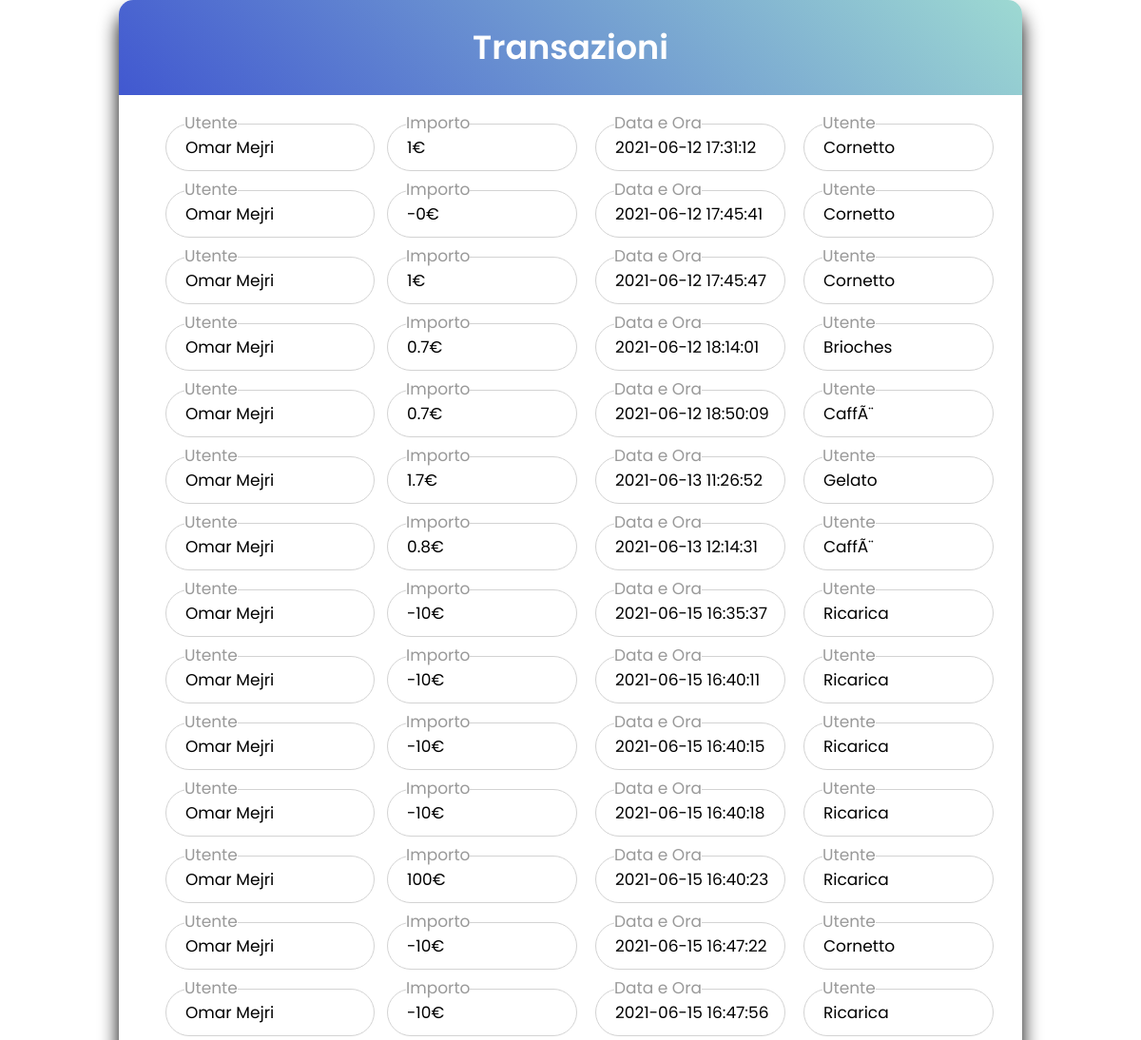
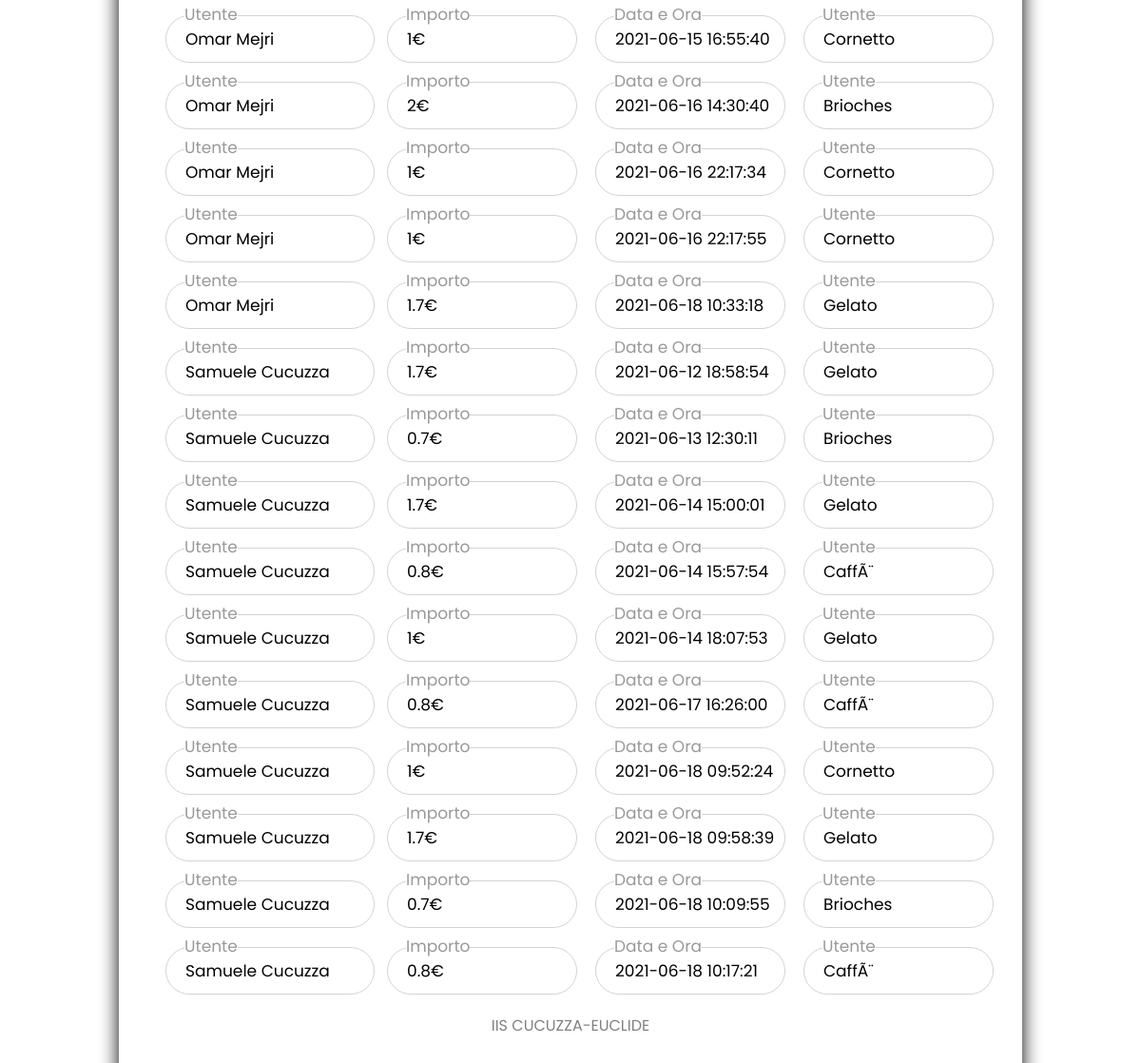
The app's page /ELECTRONIC_BAR/PHP_FILES/visualizza_transazioni_full.php (signed in) with its own data (2 pictures, top to bottom).
### tables this page shows
CREATE TABLE `borsellino_transazione` (
  `tipologia` int(1) NOT NULL,
  `data_ora` timestamp NULL DEFAULT CURRENT_TIMESTAMP ON UPDATE CURRENT_TIMESTAMP,
  `importo` decimal(11,2) NOT NULL,
  `utente` int(11) NOT NULL,
  `operatore` int(11) NOT NULL,
  `prod` int(11) DEFAULT NULL,
  `id_transazione` int(11) NOT NULL
);

CREATE TABLE `borsellino_prodotto` (
  `prodotto` varchar(255) NOT NULL,
  `prezzo` decimal(11,2) NOT NULL,
  `disponibile` int(1) NOT NULL,
  `id_prodotto` int(11) NOT NULL
);

CREATE TABLE `borsellino_utenti` (
  `nome` varchar(255) NOT NULL,
  `cognome` varchar(255) NOT NULL,
  `data_nascita` date NOT NULL,
  `telefono` varchar(255) NOT NULL,
  `email` varchar(255) NOT NULL,
  `livello` int(11) NOT NULL,
  `classe` varchar(255) DEFAULT NULL,
  `foto` varchar(255) NOT NULL,
  `password` varchar(255) NOT NULL,
  `id_utente` int(11) NOT NULL
);

### ELECTRONIC_BAR/PHP_FILES/visualizza_transazioni_full.php (the view, shortened to what this page needs)
<?php
require ("connessione.php");
$link = mysqli_connect($host, $user, $pass, $db);
$query = "SELECT borsellino_transazione.tipologia, borsellino_transazione.data_ora, borsellino_transazione.importo, borsellino_utenti.nome, borsellino_utenti.cognome, borsellino_prodotto.prodotto FROM borsellino_transazione
INNER JOIN borsellino_utenti ON borsellino_utenti.id_utente = borsellino_transazione.utente
INNER JOIN borsellino_prodotto ON borsellino_prodotto.id_prodotto = borsellino_transazione.prod WHERE borsellino_transazione.tipologia = 1";
$result = mysqli_query($link, $query);
if (mysqli_num_rows($result)!=0)
{
 echo" <html lang='en' dir='ltr'>
  <head>
    <meta charset='utf-8'>
    <link rel='stylesheet' href='styles.css'>
        <div class='wrapper' style='width: 950px'>
    <title> BAR - Transazioni  </title>
  </head>
  <body>
  <div class='title'> Transazioni </div>
    <form>";
     while($row = mysqli_fetch_assoc($result))
  {
              echo "
            <div class='field' style='width: 200px; float: right; margin-left: 19px;'>
        <input type='text' value='" .$row["prodotto"]."' readonly>
          <a><label style='transform: translateY(-150%); background-color : white' >Utente</label></a>
        </div>
              <div class='field' style='width: 200px; float: right; margin-left: 19px;'>
        <input type='text' value='" .$row["data_ora"]."' readonly>
        <a><label style='transform: translateY(-150%); background-color : white' >Data e Ora</label></a>
        </div>
        <div class='field' style='width: 200px; float: right'>
        <input type='text' value='".($row["importo"]*-1)."\xE2\x82\xAc' readonly style='border-color :'>
        <a><label style='transform: translateY(-150%); background-color : white' >Importo</label></a>
        </div>
        <div class='field' style='width: 220px; margin-left: 19px;'>
        <input type='text' value='" .$row["nome"]." ".$row["cognome"]."' readonly>
          <a><label style='transform: translateY(-150%); background-color : white' >Utente</label></a>
        </div>
";
  }
  echo"
<div class='signup-link'>
<a href='https://www.iiscucuzzaeuclide.edu.it/'> <p style='color:grey'> IIS CUCUZZA-EUCLIDE </p> </a>
</div>
<div>
</form>
</body>
</html>";
}
?>

### ELECTRONIC_BAR/PHP_FILES/styles.css (style rules this page uses)
* { margin: 0; padding: 0; box-sizing: border-box; font-family: 'Poppins', sans-serif; }
html,body { display: grid; height: 100%; width: 100%; place-items: center; background: #fff; }
.wrapper { width: 380px; background: #ffff; border-radius: 15px; box-shadow: 0px 15px 20px rgba(2,1,1,1.1); }
.wrapper .title { font-size: 35px; font-weight: 600; text-align: center; line-height: 100px; color: #ffff; user-select: none; border-radius: 15px 15px 0 0; background: linear-gradient(-135deg, #9DD9D2, #4158d0); }
.wrapper form { padding: 10px 30px 50px 30px; }
.wrapper form .field { height: 50px; width: 100%; margin-top: 20px; position: relative; }
.wrapper form .field input { height: 100%; width: 100%; outline: none; font-size: 17px; padding-left: 20px; border: 1px solid lightgrey; border-radius: 25px; transition: all 0.3s ease; }
.wrapper form .field label { position: absolute; top: 50%; left: 20px; color: #999999; font-weight: 400; font-size: 17px; pointer-events: none; transform: translateY(-50%); }
form .signup-link { color: #262626; margin-top: 20px; text-align: center; }
form .pass-link a, form .signup-link a { color: #4158d0; text-decoration: none; }

### records on screen
borsellino_transazione: prodotto "Cornetto", data_ora "2021-06-12 17:31:12", importo "1€", cognome "Omar Mejri"
borsellino_transazione: prodotto "Cornetto", data_ora "2021-06-12 17:45:41", importo "-0€", cognome "Omar Mejri"
borsellino_transazione: prodotto "Cornetto", data_ora "2021-06-12 17:45:47", importo "1€", cognome "Omar Mejri"
borsellino_transazione: prodotto "Brioches", data_ora "2021-06-12 18:14:01", importo "0.7€", cognome "Omar Mejri"
borsellino_transazione: prodotto "CaffÃ¨", data_ora "2021-06-12 18:50:09", importo "0.7€", cognome "Omar Mejri"
borsellino_transazione: prodotto "Gelato", data_ora "2021-06-13 11:26:52", importo "1.7€", cognome "Omar Mejri"
borsellino_transazione: prodotto "CaffÃ¨", data_ora "2021-06-13 12:14:31", importo "0.8€", cognome "Omar Mejri"
borsellino_transazione: prodotto "Ricarica", data_ora "2021-06-15 16:35:37", importo "-10€", cognome "Omar Mejri"
borsellino_transazione: prodotto "Ricarica", data_ora "2021-06-15 16:40:11", importo "-10€", cognome "Omar Mejri"
borsellino_transazione: prodotto "Ricarica", data_ora "2021-06-15 16:40:15", importo "-10€", cognome "Omar Mejri"
borsellino_transazione: prodotto "Ricarica", data_ora "2021-06-15 16:40:18", importo "-10€", cognome "Omar Mejri"
borsellino_transazione: prodotto "Ricarica", data_ora "2021-06-15 16:40:23", importo "100€", cognome "Omar Mejri"
borsellino_transazione: prodotto "Cornetto", data_ora "2021-06-15 16:47:22", importo "-10€", cognome "Omar Mejri"
borsellino_transazione: prodotto "Ricarica", data_ora "2021-06-15 16:47:56", importo "-10€", cognome "Omar Mejri"
borsellino_transazione: prodotto "Cornetto", data_ora "2021-06-15 16:55:40", importo "1€", cognome "Omar Mejri"
borsellino_transazione: prodotto "Brioches", data_ora "2021-06-16 14:30:40", importo "2€", cognome "Omar Mejri"
borsellino_transazione: prodotto "Cornetto", data_ora "2021-06-16 22:17:34", importo "1€", cognome "Omar Mejri"
borsellino_transazione: prodotto "Cornetto", data_ora "2021-06-16 22:17:55", importo "1€", cognome "Omar Mejri"
borsellino_transazione: prodotto "Gelato", data_ora "2021-06-18 10:33:18", importo "1.7€", cognome "Omar Mejri"
borsellino_transazione: prodotto "Gelato", data_ora "2021-06-12 18:58:54", importo "1.7€", cognome "Samuele Cucuzza"
borsellino_transazione: prodotto "Brioches", data_ora "2021-06-13 12:30:11", importo "0.7€", cognome "Samuele Cucuzza"
borsellino_transazione: prodotto "Gelato", data_ora "2021-06-14 15:00:01", importo "1.7€", cognome "Samuele Cucuzza"
borsellino_transazione: prodotto "CaffÃ¨", data_ora "2021-06-14 15:57:54", importo "0.8€", cognome "Samuele Cucuzza"
borsellino_transazione: prodotto "Gelato", data_ora "2021-06-14 18:07:53", importo "1€", cognome "Samuele Cucuzza"
borsellino_transazione: prodotto "CaffÃ¨", data_ora "2021-06-17 16:26:00", importo "0.8€", cognome "Samuele Cucuzza"
borsellino_transazione: prodotto "Cornetto", data_ora "2021-06-18 09:52:24", importo "1€", cognome "Samuele Cucuzza"
borsellino_transazione: prodotto "Gelato", data_ora "2021-06-18 09:58:39", importo "1.7€", cognome "Samuele Cucuzza"
borsellino_transazione: prodotto "Brioches", data_ora "2021-06-18 10:09:55", importo "0.7€", cognome "Samuele Cucuzza"
borsellino_transazione: prodotto "CaffÃ¨", data_ora "2021-06-18 10:17:21", importo "0.8€", cognome "Samuele Cucuzza"
